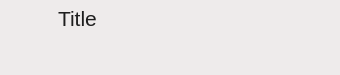
<?xml version="1.0" encoding="UTF-8"?>
<ui version="4.0">
 <class>BigButton</class>
 <widget class="QWidget" name="BigButton">
  <property name="geometry">
   <rect>
    <x>0</x>
    <y>0</y>
    <width>340</width>
    <height>75</height>
   </rect>
  </property>
  <property name="sizePolicy">
   <sizepolicy hsizetype="Fixed" vsizetype="Fixed">
    <horstretch>0</horstretch>
    <verstretch>0</verstretch>
   </sizepolicy>
  </property>
  <property name="minimumSize">
   <size>
    <width>340</width>
    <height>75</height>
   </size>
  </property>
  <property name="maximumSize">
   <size>
    <width>340</width>
    <height>75</height>
   </size>
  </property>
  <property name="windowTitle">
   <string>Form</string>
  </property>
  <property name="styleSheet">
   <string notr="true">QWidget#BigButton{
	background-color: rgb(238, 235, 235);
	border: 0px solid black;
}
QWidget#BigButton:hover{
	background-color: rgb(201, 222, 245);
}
QWidget#BigButton:selection{
	background-color: rgb(217, 224, 248);
}
QPushButton#icon_button{
	margin:0px;
	margin-left: 6px;
	margin-right: 6px;
}
QLabel#description_label_01,#description_label_02{
	color: rgb(79, 79, 79);
}</string>
  </property>
  <layout class="QVBoxLayout" name="verticalLayout">
   <property name="leftMargin">
    <number>6</number>
   </property>
   <property name="topMargin">
    <number>6</number>
   </property>
   <property name="rightMargin">
    <number>6</number>
   </property>
   <property name="bottomMargin">
    <number>6</number>
   </property>
   <item>
    <layout class="QHBoxLayout" name="horizontalLayout" stretch="0,1">
     <property name="leftMargin">
      <number>0</number>
     </property>
     <property name="topMargin">
      <number>0</number>
     </property>
     <property name="rightMargin">
      <number>0</number>
     </property>
     <property name="bottomMargin">
      <number>0</number>
     </property>
     <item>
      <layout class="QVBoxLayout" name="verticalLayout_4">
       <item>
        <widget class="QPushButton" name="icon_button">
         <property name="text">
          <string/>
         </property>
         <property name="icon">
          <iconset resource="../../../../resources.qrc">
           <normaloff>:/resource/OpenFolder_16x-o.svg</normaloff>:/resource/OpenFolder_16x-o.svg</iconset>
         </property>
         <property name="iconSize">
          <size>
           <width>32</width>
           <height>32</height>
          </size>
         </property>
         <property name="flat">
          <bool>true</bool>
         </property>
        </widget>
       </item>
       <item>
        <spacer name="verticalSpacer">
         <property name="orientation">
          <enum>Qt::Vertical</enum>
         </property>
         <property name="sizeHint" stdset="0">
          <size>
           <width>20</width>
           <height>40</height>
          </size>
         </property>
        </spacer>
       </item>
      </layout>
     </item>
     <item>
      <layout class="QVBoxLayout" name="verticalLayout_5">
       <property name="spacing">
        <number>0</number>
       </property>
       <item>
        <widget class="QLabel" name="title_label">
         <property name="font">
          <font>
           <pointsize>16</pointsize>
           <kerning>true</kerning>
          </font>
         </property>
         <property name="styleSheet">
          <string notr="true">color: rgb(30, 30, 30);</string>
         </property>
         <property name="text">
          <string>Title</string>
         </property>
        </widget>
       </item>
       <item>
        <widget class="QLabel" name="description_label_01">
         <property name="styleSheet">
          <string notr="true">color: rgb(79, 79, 79);</string>
         </property>
         <property name="text">
          <string/>
         </property>
        </widget>
       </item>
       <item>
        <widget class="QLabel" name="description_label_02">
         <property name="styleSheet">
          <string notr="true"/>
         </property>
         <property name="text">
          <string/>
         </property>
        </widget>
       </item>
      </layout>
     </item>
    </layout>
   </item>
  </layout>
 </widget>
 <resources>
  <include location="../../../../resources.qrc"/>
 </resources>
 <connections/>
</ui>
